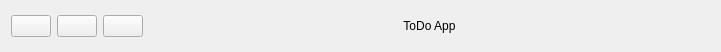
<?xml version="1.0" encoding="UTF-8"?>
<ui version="4.0">
 <class>DragArea</class>
 <widget class="QWidget" name="DragArea">
  <property name="geometry">
   <rect>
    <x>0</x>
    <y>0</y>
    <width>721</width>
    <height>52</height>
   </rect>
  </property>
  <property name="windowTitle">
   <string>Form</string>
  </property>
  <layout class="QHBoxLayout" name="horizontalLayout">
   <item>
    <widget class="QPushButton" name="closeButton">
     <property name="text">
      <string/>
     </property>
    </widget>
   </item>
   <item>
    <widget class="QPushButton" name="minimizeButton">
     <property name="text">
      <string/>
     </property>
    </widget>
   </item>
   <item>
    <widget class="QPushButton" name="expandButton">
     <property name="text">
      <string/>
     </property>
    </widget>
   </item>
   <item>
    <spacer name="horizontalSpacer">
     <property name="orientation">
      <enum>Qt::Orientation::Horizontal</enum>
     </property>
     <property name="sizeHint" stdset="0">
      <size>
       <width>40</width>
       <height>20</height>
      </size>
     </property>
    </spacer>
   </item>
   <item>
    <widget class="QLabel" name="titleLabel">
     <property name="text">
      <string>ToDo App</string>
     </property>
     <property name="alignment">
      <set>Qt::AlignmentFlag::AlignCenter</set>
     </property>
    </widget>
   </item>
   <item>
    <spacer name="horizontalSpacer_2">
     <property name="orientation">
      <enum>Qt::Orientation::Horizontal</enum>
     </property>
     <property name="sizeHint" stdset="0">
      <size>
       <width>40</width>
       <height>20</height>
      </size>
     </property>
    </spacer>
   </item>
  </layout>
 </widget>
 <resources/>
 <connections/>
</ui>
